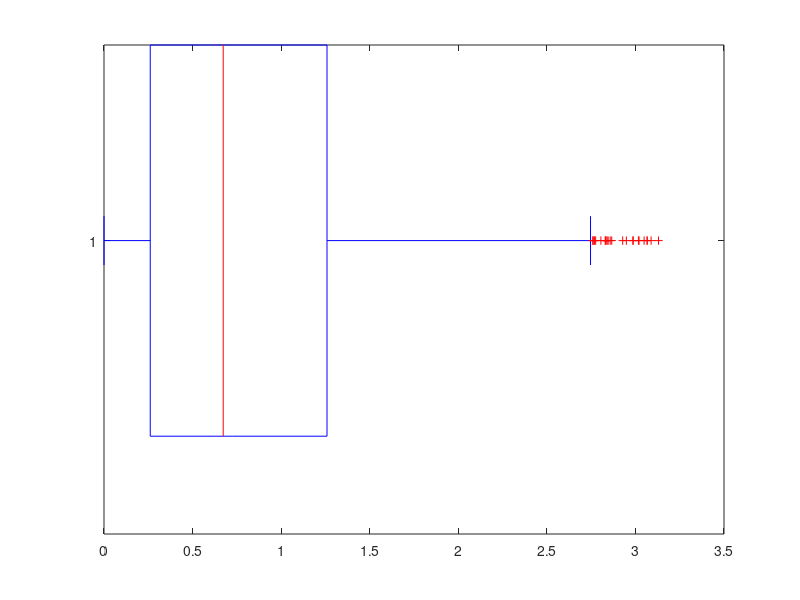

The MATLAB script that drew this image:
% sim 1
    data01 = randn(1000,1);
    hist(data01)
    % coeficiente de asimetria 
    A = skewness(data01) 
    % centro de masa
    x_bar = mean(data01) 
    % punto que divide el area em dos
    data01_median = median(data01) 

% sim 2
    data02 = log(rand(1000,1))
    hist(data02)
    A = skewness(data02) 
    x_bar = mean(data02) % centro de masa
    data01_median = median(data02)

% kurtosis
    % alta curtosis: es mucho a puntadimto
    % en otras para datos raros extremos
    % baja kurotsis se drealaciona con la bimodalidad 
    % o  mixtura de variables aleatorias (poblaciones)
    %
    % se toma como referente el tres, es decir
    % si k > 3: alta kurtosis
    % si k < 3: baja kurtosis

    x01 = randn(1000,1);
    x02 = 5 + randn(1000,1);
    x = [x02 
         x01];
    hist(x)
    k = kurtosis(x)

    G = kmeans(x,2);
    aux = sum(G == 1)
    plot(x)

% box plot
    data03 = -log(rand(1000,1));
    boxplot(data03,'Orientation','horizontal')

    Q1 = prctile(data03,25);
    Q3 = prctile(data03,75);

    RI = Q3 - Q1;
    BI = Q1 - 1.5*RI;
    BS = Q3 + 1.5*RI;
    OS = find(data03 > BS)
    OI = find(data03 < BI)

    data03(OS) =[]
    boxplot(data03,'Orientation','horizontal')




